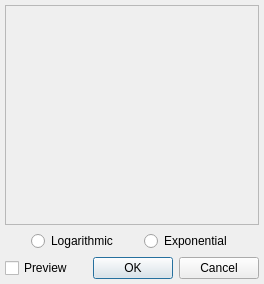
<?xml version="1.0" encoding="UTF-8"?>
<ui version="4.0">
 <class>LogExpTransDialog</class>
 <widget class="QDialog" name="LogExpTransDialog">
  <property name="geometry">
   <rect>
    <x>0</x>
    <y>0</y>
    <width>264</width>
    <height>284</height>
   </rect>
  </property>
  <property name="windowTitle">
   <string>Log/Exp Transformation</string>
  </property>
  <layout class="QHBoxLayout" name="horizontalLayout_4">
   <property name="leftMargin">
    <number>5</number>
   </property>
   <property name="topMargin">
    <number>5</number>
   </property>
   <property name="rightMargin">
    <number>5</number>
   </property>
   <property name="bottomMargin">
    <number>5</number>
   </property>
   <item>
    <layout class="QVBoxLayout" name="verticalLayout">
     <property name="spacing">
      <number>6</number>
     </property>
     <item>
      <widget class="QFrame" name="frame">
       <property name="frameShape">
        <enum>QFrame::StyledPanel</enum>
       </property>
       <property name="frameShadow">
        <enum>QFrame::Raised</enum>
       </property>
       <layout class="QHBoxLayout" name="horizontalLayout_3">
        <property name="leftMargin">
         <number>0</number>
        </property>
        <property name="topMargin">
         <number>0</number>
        </property>
        <property name="rightMargin">
         <number>0</number>
        </property>
        <property name="bottomMargin">
         <number>0</number>
        </property>
        <item>
         <widget class="QCustomPlot" name="plotArea" native="true">
          <property name="minimumSize">
           <size>
            <width>200</width>
            <height>200</height>
           </size>
          </property>
         </widget>
        </item>
       </layout>
      </widget>
     </item>
     <item>
      <layout class="QHBoxLayout" name="horizontalLayout_2">
       <item>
        <spacer name="horizontalSpacer_2">
         <property name="orientation">
          <enum>Qt::Horizontal</enum>
         </property>
         <property name="sizeHint" stdset="0">
          <size>
           <width>40</width>
           <height>20</height>
          </size>
         </property>
        </spacer>
       </item>
       <item>
        <widget class="QRadioButton" name="rbLog">
         <property name="text">
          <string>Logarithmic      </string>
         </property>
        </widget>
       </item>
       <item>
        <widget class="QRadioButton" name="rbExp">
         <property name="text">
          <string>Exponential</string>
         </property>
        </widget>
       </item>
       <item>
        <spacer name="horizontalSpacer_3">
         <property name="orientation">
          <enum>Qt::Horizontal</enum>
         </property>
         <property name="sizeHint" stdset="0">
          <size>
           <width>40</width>
           <height>20</height>
          </size>
         </property>
        </spacer>
       </item>
      </layout>
     </item>
     <item>
      <layout class="QHBoxLayout" name="horizontalLayout">
       <item>
        <widget class="QCheckBox" name="cbPreview">
         <property name="text">
          <string>Preview</string>
         </property>
        </widget>
       </item>
       <item>
        <spacer name="horizontalSpacer">
         <property name="orientation">
          <enum>Qt::Horizontal</enum>
         </property>
         <property name="sizeHint" stdset="0">
          <size>
           <width>40</width>
           <height>20</height>
          </size>
         </property>
        </spacer>
       </item>
       <item>
        <widget class="QDialogButtonBox" name="buttonBox">
         <property name="orientation">
          <enum>Qt::Horizontal</enum>
         </property>
         <property name="standardButtons">
          <set>QDialogButtonBox::Cancel|QDialogButtonBox::Ok</set>
         </property>
        </widget>
       </item>
      </layout>
     </item>
    </layout>
   </item>
  </layout>
 </widget>
 <customwidgets>
  <customwidget>
   <class>QCustomPlot</class>
   <extends>QWidget</extends>
   <header>qcustomplot.h</header>
   <container>1</container>
  </customwidget>
 </customwidgets>
 <resources/>
 <connections>
  <connection>
   <sender>buttonBox</sender>
   <signal>accepted()</signal>
   <receiver>LogExpTransDialog</receiver>
   <slot>accept()</slot>
   <hints>
    <hint type="sourcelabel">
     <x>248</x>
     <y>254</y>
    </hint>
    <hint type="destinationlabel">
     <x>157</x>
     <y>274</y>
    </hint>
   </hints>
  </connection>
  <connection>
   <sender>buttonBox</sender>
   <signal>rejected()</signal>
   <receiver>LogExpTransDialog</receiver>
   <slot>reject()</slot>
   <hints>
    <hint type="sourcelabel">
     <x>316</x>
     <y>260</y>
    </hint>
    <hint type="destinationlabel">
     <x>286</x>
     <y>274</y>
    </hint>
   </hints>
  </connection>
 </connections>
</ui>
